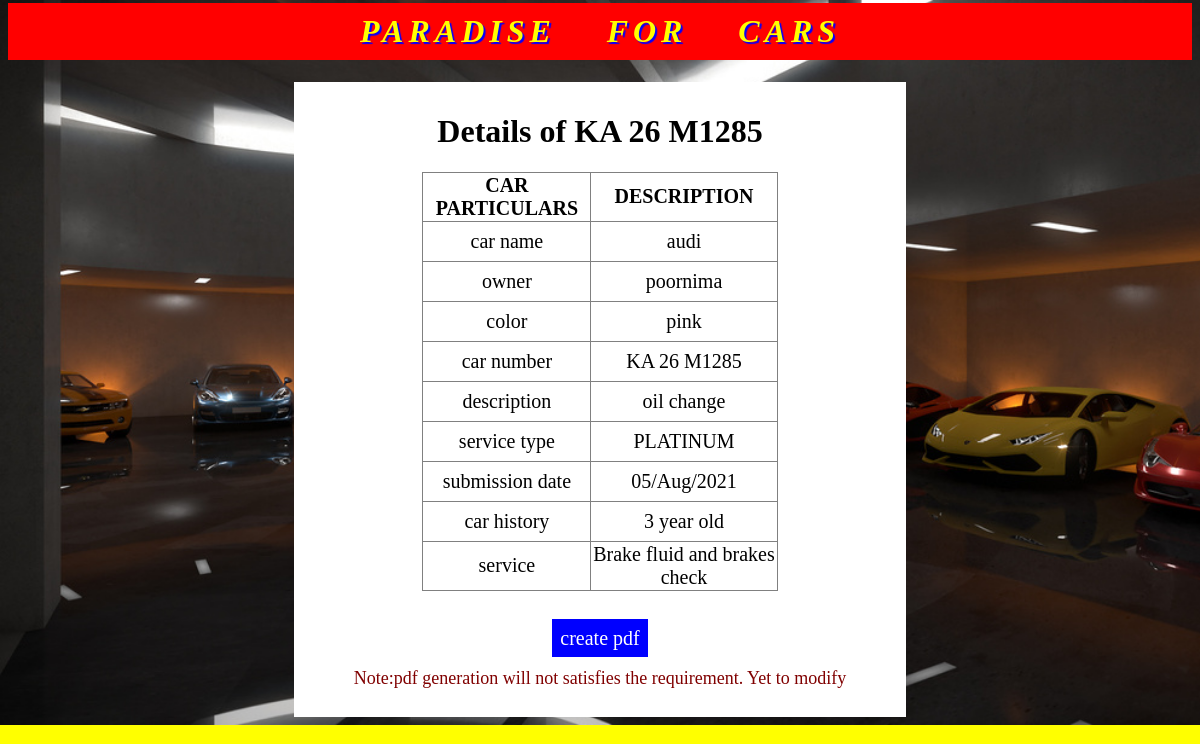
The page /13/ on the database its author committed.
### car/models.py (models this page shows, shortened)
class carmodel(models.Model):
    SEVICECHOICES = [('PLATINUM','PLATINUM'),('GOLD','GOLD')]
    SERVICE = [('Full-vehicle inspection and correction of any issues','Full-vehicle inspection and correction of any issues'),
               ('Repack wheel bearings','Repack wheel bearings'),('Suspension check','Suspension check'),('Windscreen wiper replacement','Windscreen wiper replacement'),
               ('Wheel alignment','Wheel alignment'),('Transmission service','Transmission service'),('Coolant flush','Coolant flush'),('Brake fluid and brakes check','Brake fluid and brakes check'),
               ('Air-conditioner filter check','Air-conditioner filter check'),('Spark plug replacement','Spark plug replacement'),('Lights check','Lights check'),
               ('Engine check','Engine check')]
    car_model = models.CharField(max_length=100)
    car_owner = models.CharField(max_length=100)
    car_color = models.CharField(max_length=100)
    car_number = models.CharField(max_length=30)
    description = models.TextField()
    service_type = models.CharField(choices=SEVICECHOICES,blank=True, max_length=8)
    submission_date = models.DateTimeField()
    year_old = models.IntegerField(null=True)
    servicing = models.CharField(choices=SERVICE, blank=True, max_length=100)
    class Meta:
        verbose_name = 'carmodel'
        verbose_name_plural = 'carmodel'

### car/views.py (the view)
# urls.py: re_path('^(?P<pk>\d+)/$',views.cardetail.as_view()),
class cardetail(DetailView):
    model = carmodel

### templates/car/carmodel_detail.html (shortened to what this page needs)
<!DOCTYPE html>
{%extends 'car/base.html'%}
{%load static%}
{%block child%}
<div class="detail">
    {%if carmodel%}
  <h1>Details of {{carmodel.car_number}}</h1>
    <table border="1">
        <thead>
        <th>CAR PARTICULARS</th>
        <th>DESCRIPTION</th>
        </thead>
        <tr>
            <td>car name</td>
            <td>{{carmodel.car_model}}</td>
        </tr>
        <tr>
            <td>owner</td>
            <td>{{carmodel.car_owner}}</td>
        </tr>
        <tr>
            <td>color</td>
            <td>{{carmodel.car_color}}</td>
        </tr>
        <tr>
            <td>car number</td>
            <td>{{carmodel.car_number}}</td>
        </tr>
        <tr>
            <td>description</td>
            <td>{{carmodel.description}}</td>
        </tr>
        <tr>
            <td>service type</td>
            <td>{{carmodel.service_type}}</td>
        </tr>
        <tr>
            <td>submission date</td>
            <td>{{carmodel.submission_date|date:'d/M/Y'}}</td>
        </tr>
        <tr>
            <td>car history</td>
            <td>{{carmodel.year_old}} year old</td>
        </tr>
        <tr>
            <td>service</td>
            <td>{{carmodel.servicing}}</td>
        </tr>
    </table>
{%endif%}
   <br><br> <a href="pdf" class="pdf">create pdf</a>
    <div class="note"><p>Note:pdf generation will not satisfies the requirement. Yet to modify</p></div>
</div>
{%endblock%}

### static/car/css/car.css (style rules this page uses)
body { background:yellow; }
.detail { text-align:center; background:white; width:50%; margin:auto; padding:10px; }
.detail table { margin-left: auto; margin-right: auto; border-collapse: collapse; width:60%; }
.detail table th, .detail table tr { height:40px; font-size:20px; }
.pdf { border:2px solid blue; margin-top:10px; text-decoration:none; background:blue; color:white; padding:6px; font-size:20px; }
.note { color:maroon; font-size:18px; }

### templates/car/base.html (style rules this page uses)
body { background-image:url("/static/car/images/background.jpg"); background-repeat:no-repeat; background-size:cover; background-attachment:scroll; }

### rows shown on the page
carmodel: car_number "KA 26 M1285", car_model "audi", car_owner "poornima", car_color "pink", description "oil change", service_type "PLATINUM", submission_date "05/Aug/2021", year_old "3", servicing "Brake fluid and brakes check"
